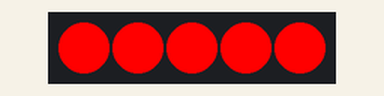
Simulated run of this sketch. Board: Arduino Uno, built with avr-gcc and run on an emulated ATmega328P. Parts: 5 RGB LEDs in strip order, left to right.

Above: at 0.1 s.
At 1.1 s:
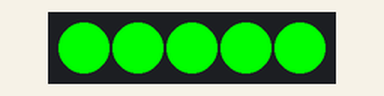
At 2.1 s:
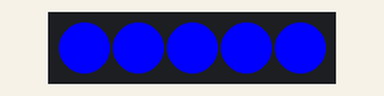
At 2.6 s:
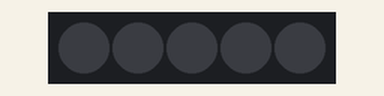
Timing chart, 0 to 40.0 s (numbered marks = the images above):
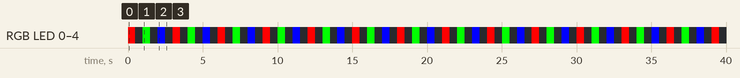

The sketch:

test_led.ino
```cpp
#include <Adafruit_NeoPixel.h>

// Define the pin for the data line
#define PIN 6

// Define the number of LEDs in the strip
#define NUM_LEDS 5

// Create the NeoPixel object
Adafruit_NeoPixel strip = Adafruit_NeoPixel(NUM_LEDS, PIN, NEO_GRB + NEO_KHZ800);

void setup() {
  // Initialize the LED strip
  strip.begin();
  strip.show(); // Initialize all pixels to 'off'
}

void loop() {
  blinkLeds(255, 0, 0, 500);  // Red color, 500ms delay
  blinkLeds(0, 255, 0, 500);  // Green color, 500ms delay
  blinkLeds(0, 0, 255, 500);  // Blue color, 500ms delay
}

void blinkLeds(uint8_t red, uint8_t green, uint8_t blue, int delayTime) {
  // Turn all LEDs on with the specified color
  for (int i = 0; i < NUM_LEDS; i++) {
    strip.setPixelColor(i, strip.Color(red, green, blue));
  }
  strip.show();
  delay(delayTime); // Wait for the specified time

  // Turn all LEDs off
  for (int i = 0; i < NUM_LEDS; i++) {
    strip.setPixelColor(i, strip.Color(0, 0, 0));
  }
  strip.show();
  delay(delayTime); // Wait for the specified time
}
```

Measured:
- by itself, RGB LED 0–4: repeats every 3.0 s: off 0.50 s, RGB(0, 255, 0) 0.50 s, off 0.50 s, RGB(0, 0, 255) 0.50 s, off 0.50 s, RGB(255, 0, 0) 0.50 s
- by itself, everything shown: repeats every 3.0 s, in 6 steps
- what the display in image 1 shows lasts 0.5 s, from 1.0 s to 1.5 s
